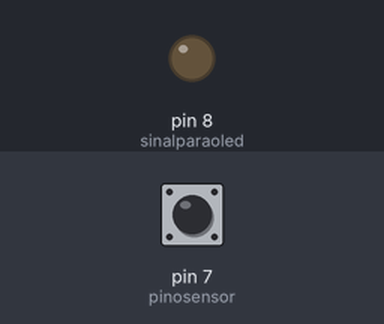
Recording of a sketch running on a simulated Arduino Uno, built with avr-gcc and run on an emulated ATmega328P. On the bench: output pins drawn as LEDs (lit = HIGH). Dashed ring = blinking. The inputs (shaded band) are chosen by the test bench; at power-on: pin 7 (pinosensor) HIGH. What the sketch prints to the serial monitor is not drawn.

Above: at 2.2 s.
2.3 s: pin 7 (pinosensor) pulsed LOW 5 times (0.12 s each, 0.3 s apart)
At 2.65 s:
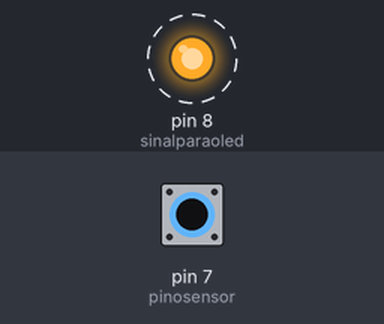
At 4.7 s:
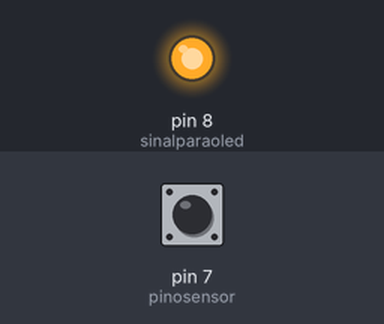
Timing chart, 0 to 6.2 s (numbered marks = the images above; inputs shaded):
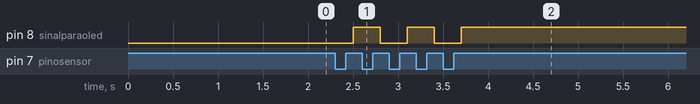

Measured:
- after the input at 2.3 s, pin 8 (sinalparaoled): alternates HIGH for 0.30 s and LOW for 0.30 s, 5 changes in all, then stays HIGH, starting after 0.21 s

The sketch:

distanciaRealPorTempo.ino
```cpp
int sinalparaoled = 8; //Pino do led
int pinosensor = 7;   //Ligado ao pino "coletor" do sensor óptico
int leitura;      //Armazena informações sobre a leitura do sensor
int estadoled = 0;   //Armazena o estado do led (ligado/desligado)

void setup()
{
  Serial.begin(9600);
  delay(1000);
  pinMode(sinalparaoled, OUTPUT); //Define o pino do led como saida
  pinMode(pinosensor, INPUT);   //Define o pino do sensor como entrada

}

void loop()
{
  //Le as informações do pino do sensor
  leitura = digitalRead(pinosensor);
  Serial.println(leitura);
  if (leitura != 1) //Verifica se o objeto foi detectado
  {
    while(digitalRead(pinosensor) != 1)
    {
     delay(100);
    }

    //Inverte o estado do led (ligado / desligado)
    estadoled = !estadoled;

    //Liga ou desliga o led conforme "estadoled"
    digitalWrite(sinalparaoled, estadoled);


  }
}
```
